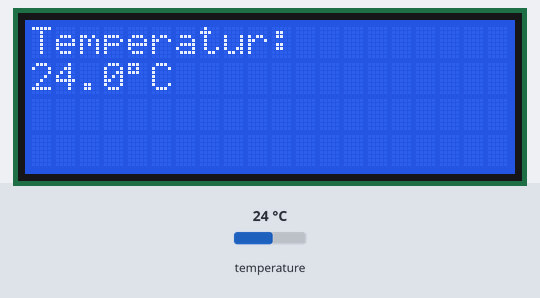
A sketch run on a simulated Arduino Uno, built with avr-gcc and run on an emulated ATmega328P. Parts: 20×4 character LCD. The test bench sets the inputs (shaded band); at power-on: temperature 24 °C.

Above: at 1.2 s.
1.3 s: temperature set to 12 °C
At 3.3 s:
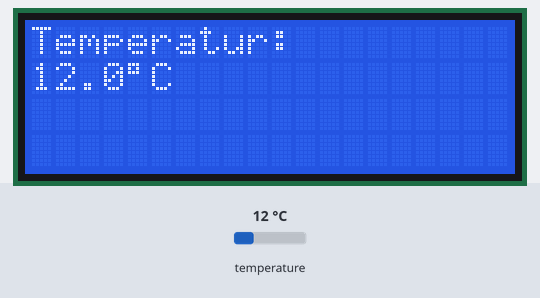
4.1 s: temperature set to 19 °C
6.6 s: temperature set to 28 °C
At 9.3 s:
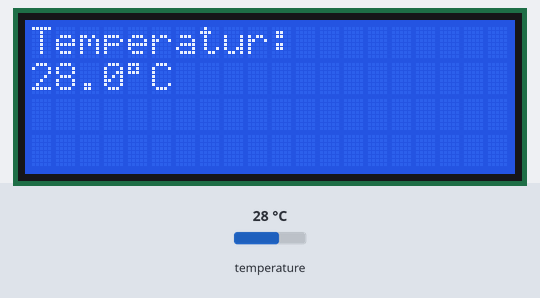
Timing chart, 0 to 10.8 s (numbered marks = the images above; inputs shaded):
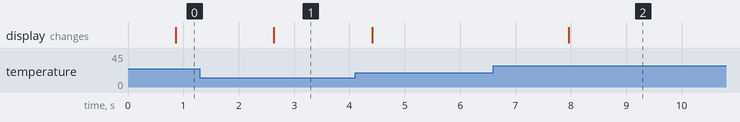

Measured:
- after the input at 1.3 s, the display: changes after 1.3 s (image 1)
- after the input at 6.6 s, the display: changes after 1.4 s (image 2)

The sketch:

termometer-lcd.ino
```cpp
#include <Wire.h>
#include <LiquidCrystal_I2C.h>
#include <OneWire.h>
#include <DallasTemperature.h>

LiquidCrystal_I2C lcd(0x27, 20, 4);   // byt till 0x3F om skarmen ar tom

OneWire oneWire(2);                    // DS18B20 signal pa pin 2
DallasTemperature sensors(&oneWire);

void setup() {
  lcd.init();
  lcd.backlight();
  sensors.begin();
  lcd.print("Temperatur:");
}

void loop() {
  sensors.requestTemperatures();              // be sensorn mata
  float tempC = sensors.getTempCByIndex(0);   // las forsta sensorn

  lcd.setCursor(0, 1);                         // rad 2
  lcd.print(tempC, 1);                         // en decimal
  lcd.print((char)223);                        // grad-tecken
  lcd.print("C   ");                           // extra mellanslag rensar gamla siffror

  delay(1000);                                 // uppdatera varje sekund
}
```
